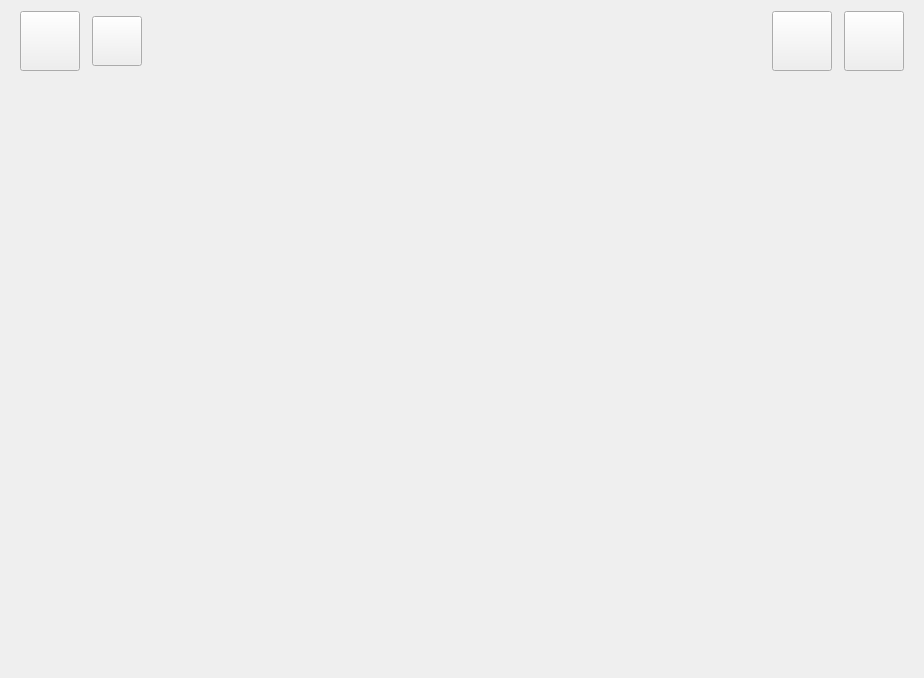
<?xml version="1.0" encoding="UTF-8"?>
<ui version="4.0">
 <class>FormCenter</class>
 <widget class="QWidget" name="FormCenter">
  <property name="geometry">
   <rect>
    <x>0</x>
    <y>0</y>
    <width>924</width>
    <height>678</height>
   </rect>
  </property>
  <property name="windowTitle">
   <string>Form</string>
  </property>
  <layout class="QGridLayout" name="gridLayout" rowstretch="1,25">
   <item row="0" column="0">
    <layout class="QHBoxLayout" name="horizontalLayout">
     <property name="spacing">
      <number>12</number>
     </property>
     <property name="leftMargin">
      <number>9</number>
     </property>
     <property name="rightMargin">
      <number>9</number>
     </property>
     <item>
      <widget class="QPushButton" name="pushButton_return">
       <property name="minimumSize">
        <size>
         <width>60</width>
         <height>60</height>
        </size>
       </property>
       <property name="maximumSize">
        <size>
         <width>60</width>
         <height>60</height>
        </size>
       </property>
       <property name="text">
        <string/>
       </property>
      </widget>
     </item>
     <item>
      <widget class="QPushButton" name="pushButton_setting">
       <property name="minimumSize">
        <size>
         <width>50</width>
         <height>50</height>
        </size>
       </property>
       <property name="maximumSize">
        <size>
         <width>50</width>
         <height>50</height>
        </size>
       </property>
       <property name="text">
        <string/>
       </property>
      </widget>
     </item>
     <item>
      <spacer name="horizontalSpacer">
       <property name="orientation">
        <enum>Qt::Horizontal</enum>
       </property>
       <property name="sizeHint" stdset="0">
        <size>
         <width>40</width>
         <height>20</height>
        </size>
       </property>
      </spacer>
     </item>
     <item>
      <widget class="QPushButton" name="pushButton_mini">
       <property name="minimumSize">
        <size>
         <width>60</width>
         <height>60</height>
        </size>
       </property>
       <property name="maximumSize">
        <size>
         <width>60</width>
         <height>60</height>
        </size>
       </property>
       <property name="text">
        <string/>
       </property>
      </widget>
     </item>
     <item>
      <widget class="QPushButton" name="pushButton_exit">
       <property name="minimumSize">
        <size>
         <width>60</width>
         <height>60</height>
        </size>
       </property>
       <property name="maximumSize">
        <size>
         <width>60</width>
         <height>60</height>
        </size>
       </property>
       <property name="text">
        <string/>
       </property>
      </widget>
     </item>
    </layout>
   </item>
   <item row="1" column="0">
    <widget class="QStackedWidget" name="stackedWidget"/>
   </item>
  </layout>
 </widget>
 <resources/>
 <connections/>
</ui>
